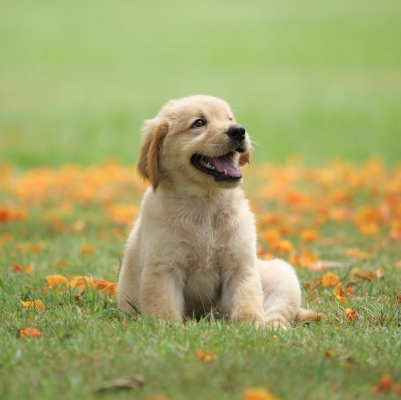
#> input picture ComputerVision/images/dog.jpg, 401 x 400 px, found by its file name
$ jupyter execute --allow-errors 'Copy of CMAP(colormap).ipynb'
#> lines starting #> are read from the running program, lines starting #| are printed output that depends on the picture
[cell 1]
import cv2
import matplotlib.pyplot as plt

[cell 2]
img = cv2.imread('images/dog.jpg', 0)        #  read image as gray scale  - 0
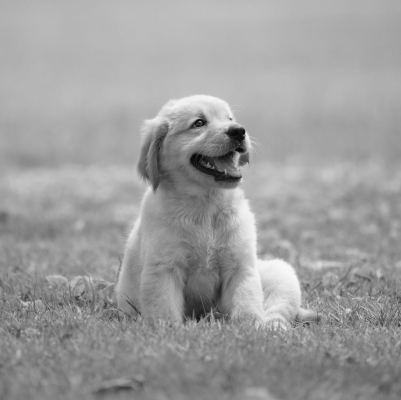
#> img: shape (400, 401); min 8, max 249, mean 156.9

[cell 3]
plt.imshow(img, cmap='gray')

[cell 4]
plt.subplot( )
plt.imshow(img,cmap = 'Greys')
plt.subplot( )
plt.imshow(img,cmap = "Blues")
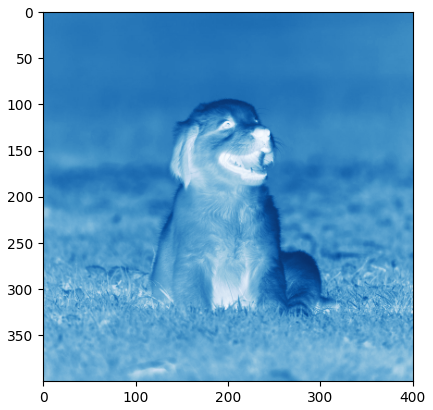
#> figure drawn by matplotlib, 1 panel

## Sequential : Colormap

[cell 5]
img = cv2.imread('images/dog.jpg',0)

[cell 6]
origi_map = plt.colormaps['Greys'].reversed()

[cell 7]
plt.figure(figsize=(16,16))
plt.subplot(441)
plt.imshow(img,cmap= plt.colormaps['Greys'].reversed());
plt.title('Greys')

plt.subplot(442)
plt.imshow(img,cmap= plt.colormaps['Blues'].reversed());
plt.title('Blues')

plt.subplot(443)
plt.imshow(img,cmap= plt.colormaps['Reds'].reversed());
plt.title('Reds')
plt.subplot(443)

plt.subplot(444)
plt.imshow(img,cmap= plt.colormaps['Greens'].reversed());
plt.title('Greens')
plt.subplot(444)

plt.subplot(445)
plt.imshow(img,cmap= plt.colormaps['Oranges'].reversed());
plt.title('Oranges')
plt.subplot(445)

plt.subplot(446)
plt.imshow(img,cmap= plt.colormaps['Purples'].reversed());
plt.title('Purples')
plt.subplot(446)

plt.subplot(447)
plt.imshow(img,cmap= plt.colormaps['PuRd'].reversed());
plt.title('PuRd')
plt.subplot(447)

plt.subplot(448)
plt.imshow(img,cmap= plt.colormaps['YlGn'].reversed());
plt.title('YlGn')
plt.subplot(448)

$ run again, with ComputerVision/images/buildings.jpg copied over ComputerVision/images/dog.jpg
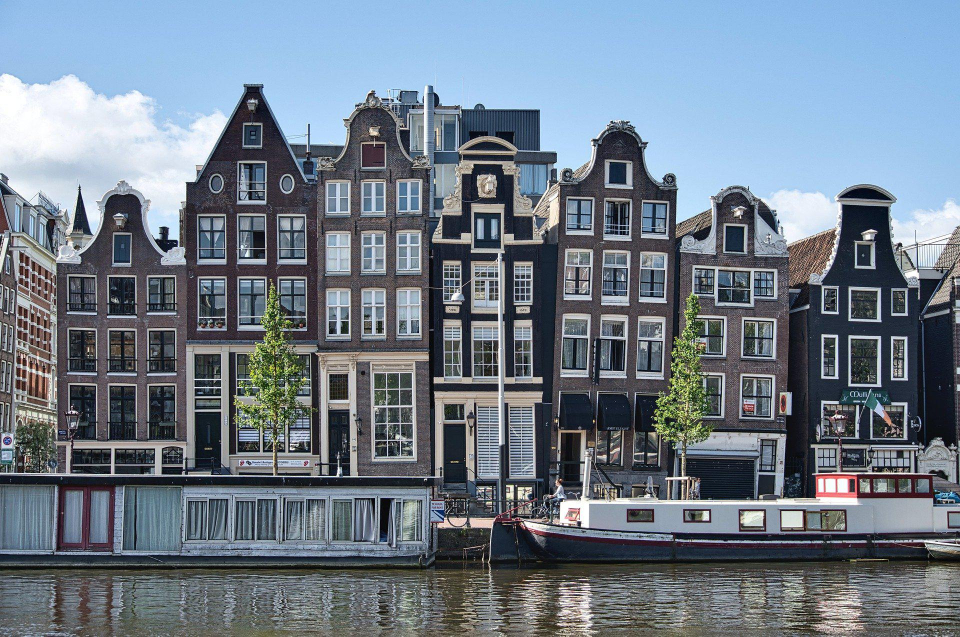
#> input picture ComputerVision/images/buildings.jpg, 1920 x 1273 px, found by its file name (shown at 1/2 size)
#> `img = cv2.imread('images/dog.jpg', 0)`:
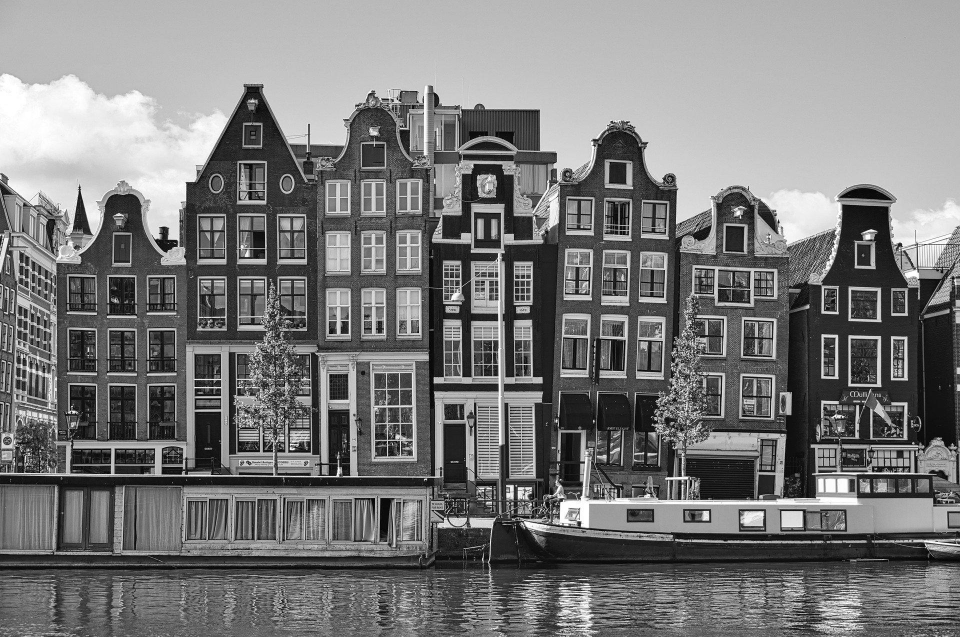
#> img: shape (1273, 1920) (shown at 1/2 size); min 0, max 255, mean 121.8
#> `[cell 4] plt.subplot( ) plt.imshow(img,cmap = 'Greys') plt.subplot( ) ..`:
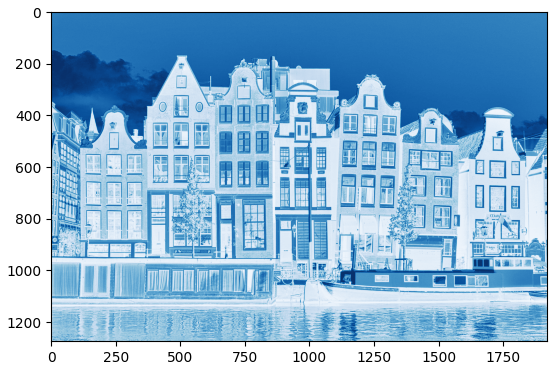
#> figure drawn by matplotlib, 1 panel

$ run again, with ComputerVision/images/king kong.jpg copied over ComputerVision/images/dog.jpg
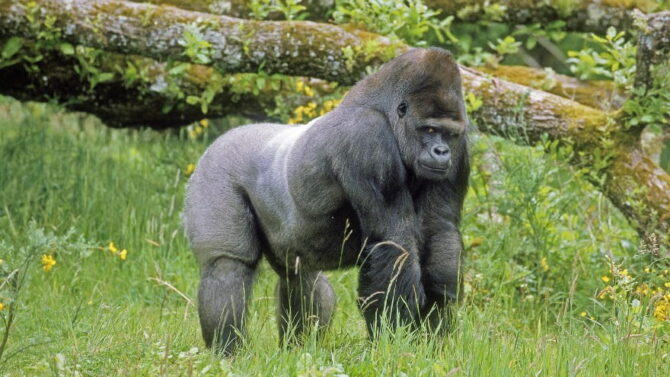
#> input picture ComputerVision/images/king kong.jpg, 670 x 377 px, found by its file name
#> `img = cv2.imread('images/dog.jpg', 0)`:
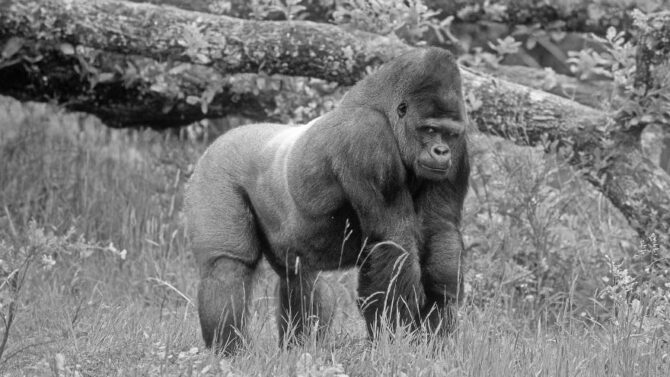
#> img: shape (377, 670); min 0, max 255, mean 122.2
#> `[cell 4] plt.subplot( ) plt.imshow(img,cmap = 'Greys') plt.subplot( ) ..`:
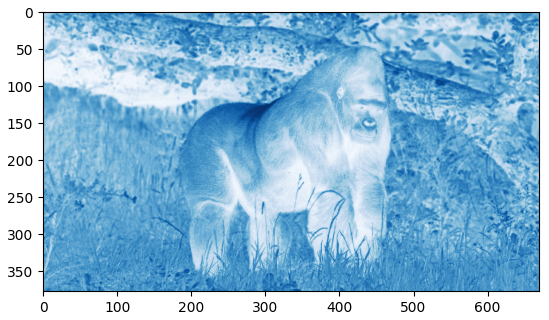
#> figure drawn by matplotlib, 1 panel
